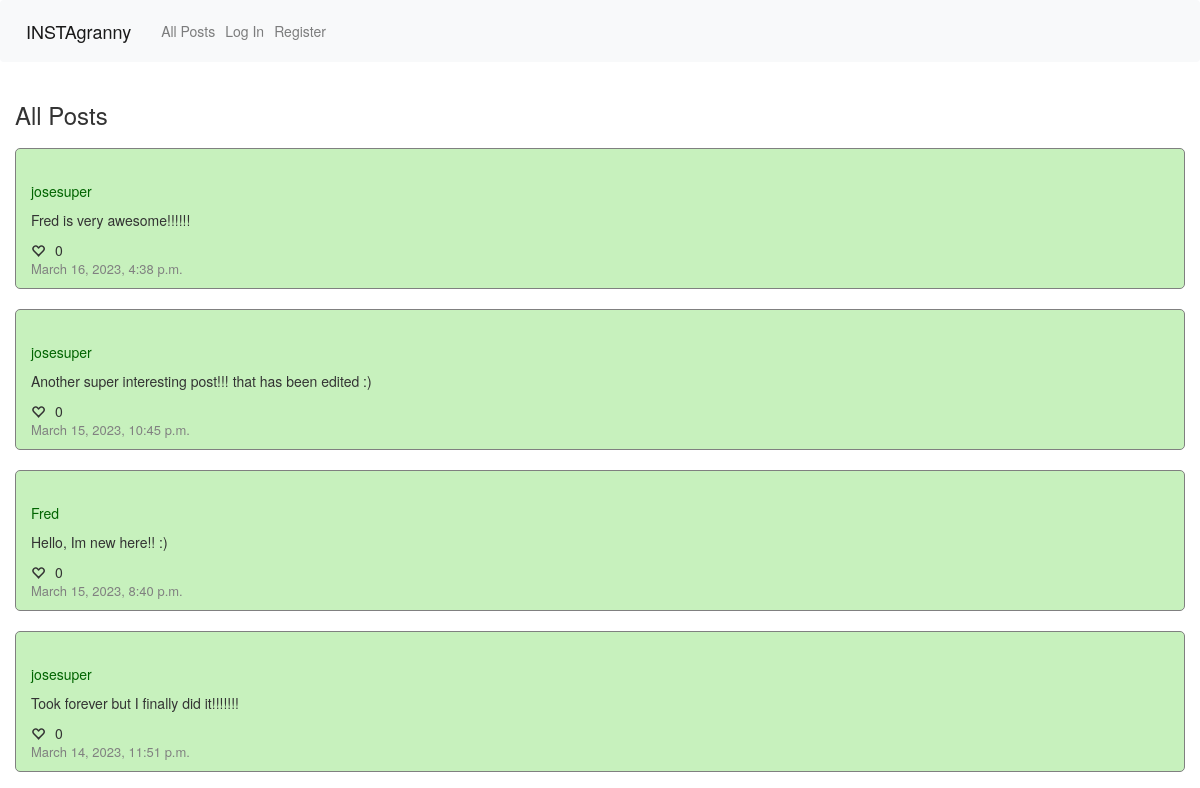
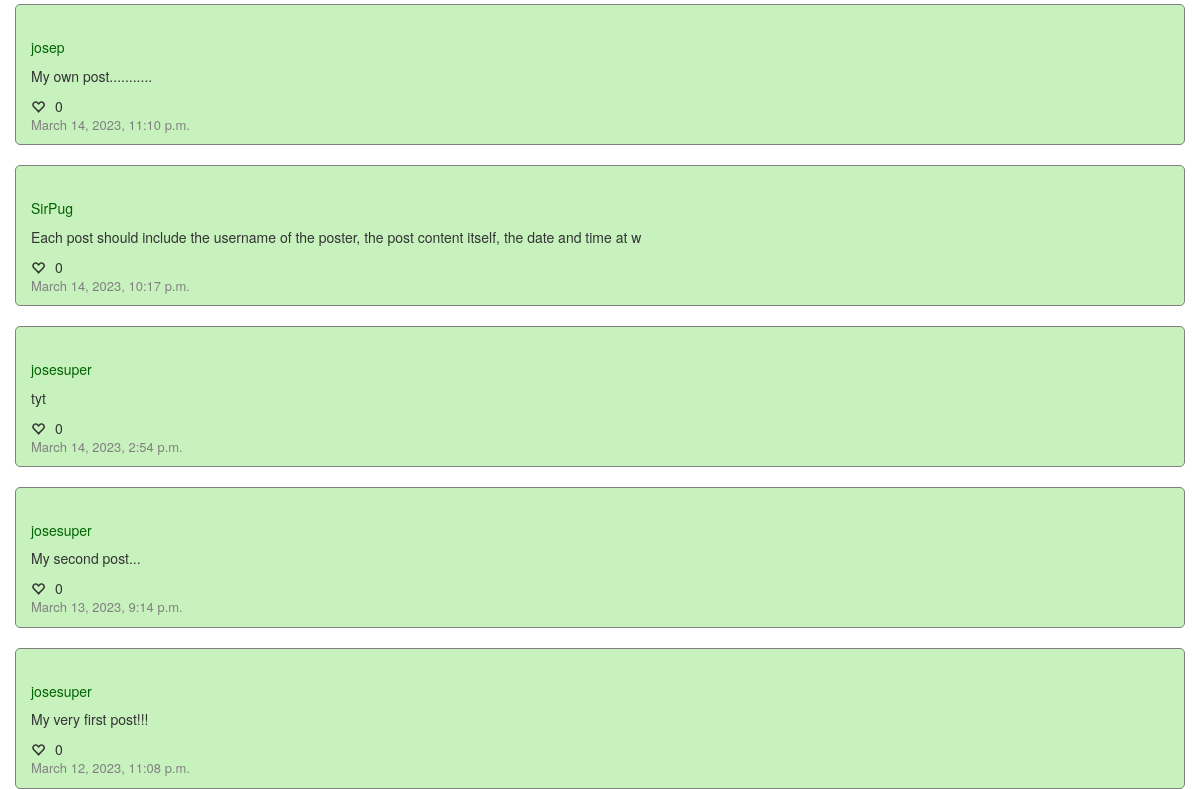
The app's page /, older data (2 pictures, top to bottom).
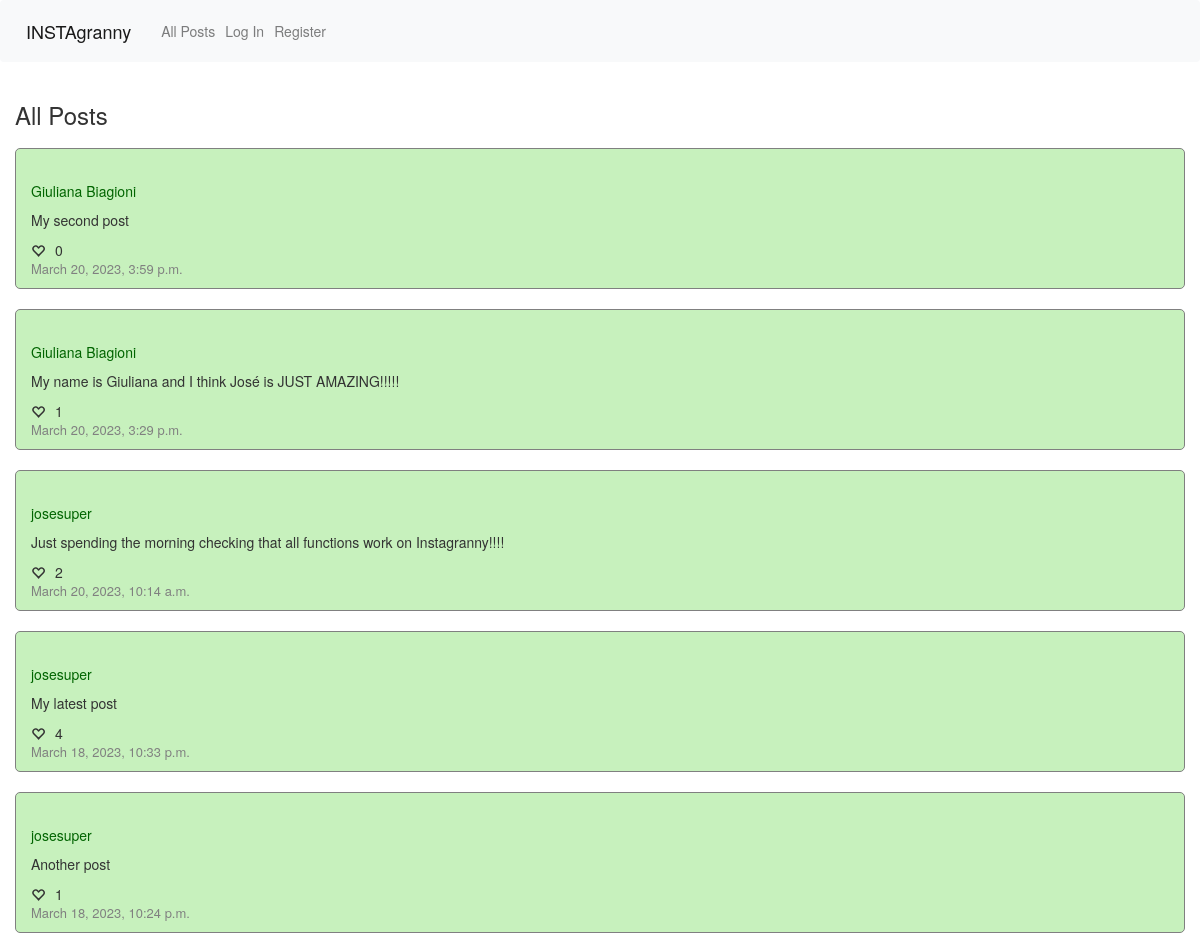
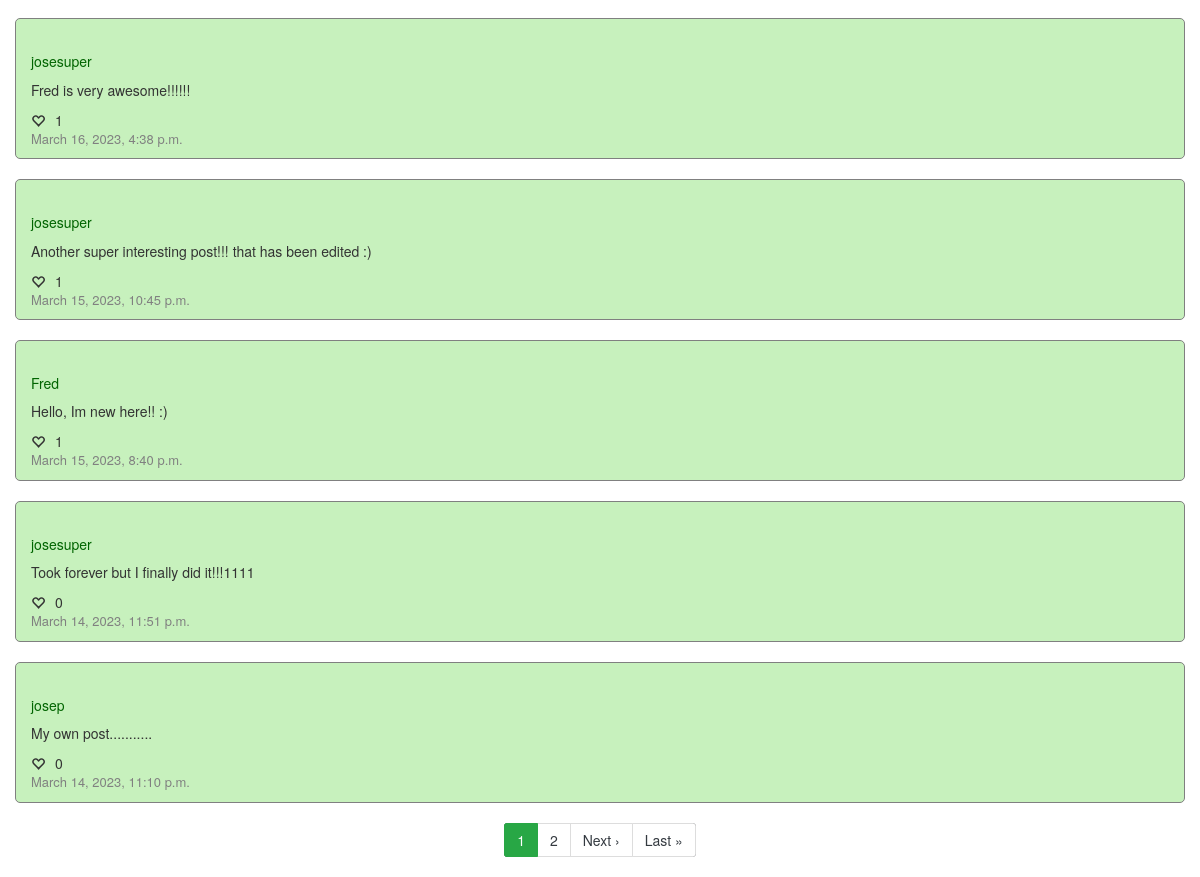
The same page, newer data (2 pictures, top to bottom).
### network/models.py (models this page shows, shortened)
class Post(models.Model):
    poster = models.ForeignKey(User,on_delete=models.PROTECT, related_name="user_posts")
    body = models.TextField(max_length=300)
    liked_by = models.ManyToManyField(User, blank=True, related_name='liked_posts')
    timestamp = models.DateTimeField(default=datetime.today)

class User(AbstractUser):
    followers = models.ManyToManyField('self', symmetrical=False, blank=True, related_name="following")
    def __str__(self):
        return f"{self.username}"

### network/views.py (the view)
# urls.py: path("", views.index, name="index"),
def index(request):
    if request.method == "POST":
        form = NewPostform(request.POST)
        if form.is_valid:
            newpost = Post(poster = request.user, body = request.POST["body"])
            newpost.save()
        return HttpResponseRedirect(reverse("network:index"))
    else:
        posts = Post.objects.all().order_by('-timestamp')
        page_number = request.GET.get('page', 1)
        paginator = Paginator(posts, 10)
        page = paginator.get_page(page_number)
        return render(request, "network/index.html", {
            "NewPostform": NewPostform,
            "page": page,
            "heading": "All Posts"
        })

### network/templates/network/index.html (shortened to what this page needs)
{% extends "network/layout.html" %}
{% load static %}
{% block body %}
<div class="container-fluid">
    <h3>{{ heading }}</h3>
    {% for post in page %}
    <div class="post-section">
        <h5><a id="post-poster-{{ post.id }}" class="profilename" href="/{{ post.poster }}">{{ post.poster }}</a></h5>
        <p id="post-body-{{ post.id }}">{{ post.body }}</p>
        <div class="row align-items-center">
            <div id="likes-{{ post.id }}" class="col heart-col">
                {% if user in post.liked_by.all %}
                <i class="glyphicon glyphicon-heart" data-liked="True" data-like="{{ post.id }}"></i>
                {% else %}
                <i class="glyphicon glyphicon-heart-empty" data-liked="False" data-like="{{ post.id }}"></i>
                {% endif %}
                <p id="like-count-{{ post.id }}">{{ post.liked_by.all|length }}</p>
            </div>
        </div>
        <p class="timestamp">{{ post.timestamp }}</p>
    </div>
    {% endfor %}
    {% if page.has_other_pages %}
    <nav>
    <div class="d-flex justify-content-center">
        <ul class="pagination bg-dark ">
            {% for i in page.paginator.page_range %}
            {% if page.number == i %}
            <li class="page-item active"><span class="page-link bg-success border-success">{{ i }}<span class="sr-only">(current)</span></span></li>
            {% else %}
            {% if i > page.number|add:'-3' and i < page.number|add:'3' %}
            <li class="page-item"><a class="page-link text-dark" href="?page={{ i }}">{{ i }}</a></li>
            {% endif %}
            {% endif %}
            {% endfor %}
            {% if page.has_next %}
            <li class="page-item"><a class="page-link text-dark" href="?page={{ page.next_page_number }}">Next &rsaquo;</a></li>
            <li class="page-item"><a class="page-link text-dark" href="?page={{ page.paginator.num_pages }}">Last &raquo;</a></li>
            {% endif %}
        </ul>
    </div>
    </nav>
    {% endif %}
</div>
{% endblock %}

Row changes from the older to the newer data that the page shows:
no longer on this page (row unchanged): Post: poster "SirPug", body "Each post should include the username of the poster, the post content itself, the date and time at w", liked_by.all|length "0", timestamp "March 14, 2023, 10:17 p.m."
no longer on this page (row unchanged): Post: poster "josesuper", body "tyt", liked_by.all|length "0", timestamp "March 14, 2023, 2:54 p.m."
no longer on this page (row unchanged): Post: poster "josesuper", body "My second post...", liked_by.all|length "0", timestamp "March 13, 2023, 9:14 p.m."
no longer on this page (row unchanged): Post: poster "josesuper", body "My very first post!!!", liked_by.all|length "0", timestamp "March 12, 2023, 11:08 p.m."
added Post: poster "Giuliana Biagioni", body "My second post", liked_by.all|length "0", timestamp "March 20, 2023, 3:59 p.m."
added Post: poster "Giuliana Biagioni", body "My name is Giuliana and I think José is JUST AMAZING!!!!!", liked_by.all|length "1", timestamp "March 20, 2023, 3:29 p.m."
added Post: poster "josesuper", body "Just spending the morning checking that all functions work on Instagranny!!!!", liked_by.all|length "2", timestamp "March 20, 2023, 10:14 a.m."
added Post: poster "josesuper", body "My latest post", liked_by.all|length "4", timestamp "March 18, 2023, 10:33 p.m."
added Post: poster "josesuper", body "Another post", liked_by.all|length "1", timestamp "March 18, 2023, 10:24 p.m."
computed for Post "Fred is very awesome!!!!!!": liked_by.all|length "0" → "1"
computed for Post "Another super interesting post!!! that has been edited :)": liked_by.all|length "0" → "1"
changed Post "Hello, Im new here!! :)": liked_by.all|length "0" → "1"
changed Post: body "Took forever but I finally did it!!!!!!!" → "Took forever but I finally did it!!!1111"
Text that changed along with them:
new list line: "1"
new list line: "2"
text now shown: "Next › Last »"
